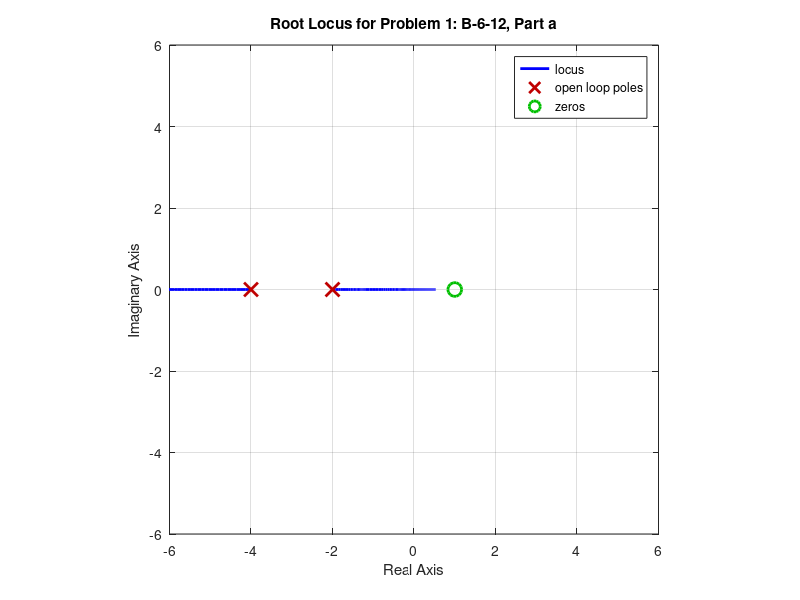

MATLAB code to generate this figure: (Note: this script raises an error after producing the figure.)
%%%%%
% AAE 364
% HW 08
% Jordan Mayer
%
% Perform various calculations and create root loci for problems in
% HW 08.
% Output values (from disp) are written down in the hand-written
% portion of the assignment.
%%%%%

close all; % close all open figures

%%% Problem 1: B-6-12 %%%
% Part a
% Plot root locus in MATLAB to compare to hand-drawn sketch
L = tf([0 1 -1], [1 6 8]);  % L(s)
figure(1); rlocus(L);       % plot root locus
title('Root Locus for Problem 1: B-6-12, Part a');
axis([-6 6 -6 6]); pbaspect([1 1 1]);
    % square plot for easy comparison to hand-drawn sketch
    
% Part b
% Find break-in/break-away points of root locus
syms s;
L = (1-s)/((s+2)*(s+4));    % L(s)
D = -diff(1/L);
S = solve(D,s);             % solve -d/ds(1/L(s)) = 0
fprintf('\nProblem 1: B-6-12, Part b\nbreak-in/break-away points:\n');
disp(S);

% Plot root locus in MATLAB to compare to hand-drawn sketch
L = tf([0 -1 1], [1 6 8]);  % L(s)
figure(2); rlocus(L);       % plot root locus
title('Root Locus for Problem 1: B-6-12, Part b');
axis([-6 6 -6 6]); pbaspect([1 1 1]);
    % square plot for easy comparison to hand-drawn sketch

    
%%% Problem 2 %%%
% Part 1a
% Find zeroes and poles of L(s)
L = tf([0 0 1.1057 0.1900], [1 0.7385 0.8008 0]);   % L(s)
Z = zero(L); P = pole(L);
fprintf('\nProblem 2, Part 1a\nzeroes:\n');
disp(Z);
fprintf('Problem 2, Part 1a\npoles:\n');
disp(P);

% Part 1b
% Plot root locus in MATLAB to compare to hand-drawn sketch
figure(3); rlocus(L);   % plot root locus
title('Root Locus for Problem 2, Part 1b');
axis([-2 2 -2 2]); pbaspect([1 1 1]);
    % square plot for easy comparison to hand-drawn sketch

% Part 2a
% Find zeroes and poles of L(s)
L = tf([0 0 0 0 1.1057 -0.1900], [1 17.95 123.3 366.3 112.2 0]);    % L(s)
Z = zero(L); P = pole(L);
fprintf('\nProblem 2, Part 2a\nzeroes:\n');
disp(Z);
fprintf('Problem 2, Part 2a\npoles:\n');
disp(P);

% Find s such that -d/ds(1/L(s)) = 0
syms s;
N = poly2sym([0 0 0 0 1.1057 -0.1900], s);      % numerator of L(s)
D = poly2sym([1 17.95 123.3 366.3 112.2 0], s); % denominator of L(s)
Ls = N/D;   % L(s) as symbolic equation, not transfer function
D = diff(Ls);
S = vpasolve(-D == 0, s);
S = double(S);  % to avoid excessive decimal places
fprintf('Problem 2, Part 2a\nbreak-in/break-away points:\n');
disp(S);

% Solve system of equations for imaginary axis intersections
syms k w;
R = 17.95*w^4 - 366.3*w^2 - 0.1900*k;       % Real component of CE
I = w*(w^4 - 123.3*w^2 + (112.2+1.1057*k)); % Imaginary component of CE
[k, w] = solve([R == 0, I == 0], k, w);
k = double(k);  % to avoid excessive decimal places
w = double(w);  % to avoid excessive decimal places
fprintf('Problem 2, Part 2a\nimaginary axis intersection k:\n');
disp(k);
fprintf('\nProblem 2, Part 2a\nimaginary axis intersection w:\n');
disp(w);

% Part 2b
% Plot root locus in MATLAB to compare to hand-drawn sketch
figure(4); rlocus(L);   % plot root locus
title('Root Locus for Problem 2, Part 2b');
axis([-9 9 -9 9]); pbaspect([1 1 1]);
    % square plot for easy comparison to hand-drawn sketch
